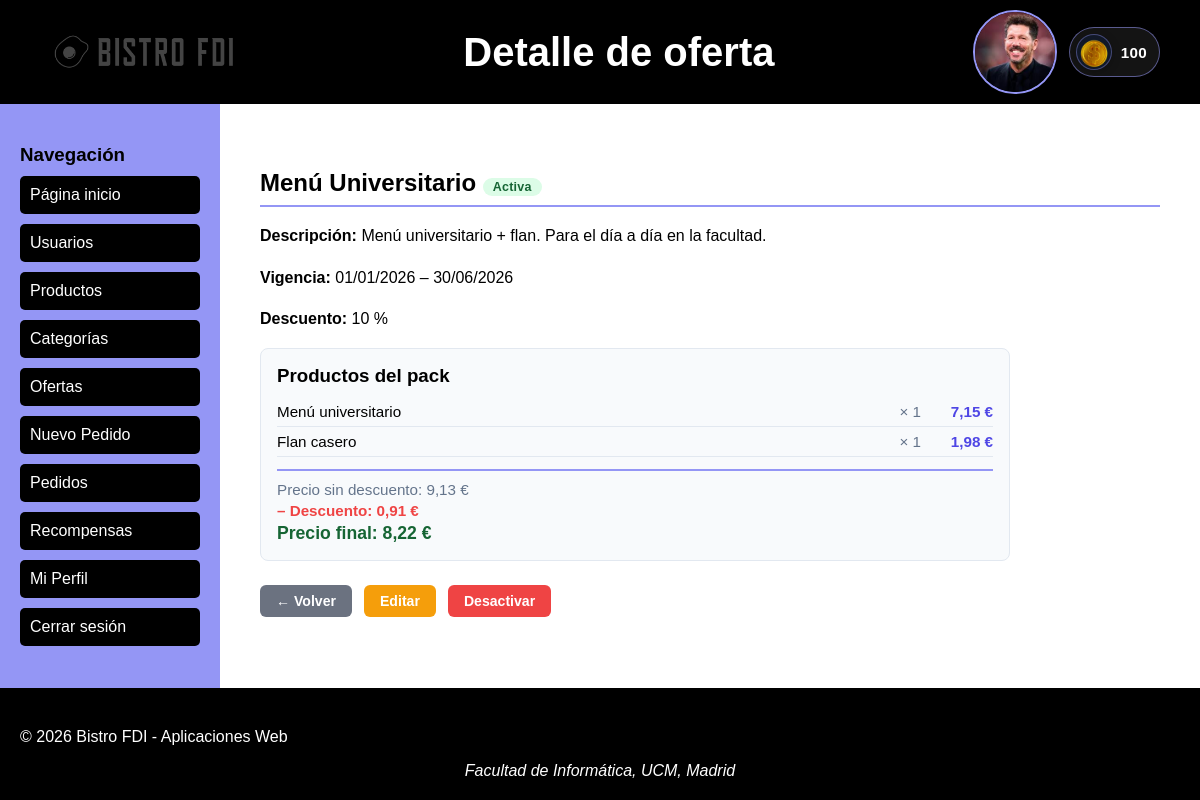
Page /includes/vistas/ofertas/ofertasdetail.php?id=3 (signed in) on the committed database.
### tables this page shows
CREATE TABLE IF NOT EXISTS `Usuarios` (
  `id`             int(11)      NOT NULL AUTO_INCREMENT,
  `nombreUsuario`  varchar(50) NOT NULL,
  `email`          varchar(100) NOT NULL,
  `nombre`         varchar(100) NOT NULL,
  `apellidos`      varchar(150) NOT NULL,
  `password`       varchar(255) NOT NULL,
  `avatar`         varchar(255),
  `saldo_bistrocoins`int(11)    NOT NULL DEFAULT 0,
  `activo`         tinyint(1)   NOT NULL DEFAULT 1,
  `fecha_creacion` datetime     NOT NULL DEFAULT CURRENT_TIMESTAMP,
  PRIMARY KEY (`id`),
  UNIQUE KEY `uq_nombreUsuario` (`nombreUsuario`)
);

CREATE TABLE IF NOT EXISTS `Ofertas` (
  `id`          INT           NOT NULL AUTO_INCREMENT,
  `nombre`      VARCHAR(150)  NOT NULL,
  `descripcion` TEXT          NOT NULL,
  `inicio`      DATE          NOT NULL,
  `fin`         DATE          NOT NULL,
  `descuento`   DECIMAL(5,4)  NOT NULL,
  `activa`      TINYINT(1)    NOT NULL DEFAULT 1,
  PRIMARY KEY (`id`)
);

CREATE TABLE IF NOT EXISTS `OfertaProducto` (
  `id`          INT  NOT NULL AUTO_INCREMENT,
  `oferta_id`   INT  NOT NULL,
  `producto_id` INT  NOT NULL,
  `cantidad`    INT  NOT NULL DEFAULT 1,
  PRIMARY KEY (`id`),
  KEY `fk_op_oferta`   (`oferta_id`),
  KEY `fk_op_producto` (`producto_id`)
);

CREATE TABLE IF NOT EXISTS `Productos` (
  `id`           int(11)       NOT NULL AUTO_INCREMENT,
  `nombre`       varchar(150) NOT NULL,
  `descripcion`  text NOT NULL,
  `categoria_id` int(11)       NOT NULL,
  `precio_base`  decimal(10,2) NOT NULL,
  `iva`          int(11)       NOT NULL,
  `disponible`   tinyint(1)    NOT NULL DEFAULT 1,
  `ofertado`     tinyint(1)    NOT NULL DEFAULT 0,
  `activo`       tinyint(1)    NOT NULL DEFAULT 1,
  PRIMARY KEY (`id`),
  KEY `fk_producto_categoria` (`categoria_id`)
);

### includes/Oferta/OfertaDB.php (called while the page is built, shortened)
<?php
class OfertaDB
{
    private static function filaAOferta(array $fila): Oferta
    {
        return new Oferta(
            $fila['nombre'],
            $fila['descripcion'],
            new DateTime($fila['inicio']),
            new DateTime($fila['fin']),
            floatval($fila['descuento']),
            intval($fila['id']),
            (bool) $fila['activa']
        );
    }
    public static function buscarPorId(int $id): ?Oferta
    {
        $conexion = Aplicacion::getInstance()->getConexionBd();
        $query = $conexion->prepare("SELECT * FROM Ofertas WHERE id=?");
        $query->bind_param('i', $id);
        $query->execute();
        $resultado = $query->get_result();
        $fila = $resultado->fetch_assoc();
        return self::filaAOferta($fila);
    }
    public static function listarLineasDeOferta(int $ofertaId): array
    {
        $conexion = Aplicacion::getInstance()->getConexionBd();
        $query = $conexion->prepare("SELECT * FROM OfertaProducto WHERE oferta_id=?");
        $query->bind_param('i', $ofertaId);
        $query->execute();
        $resultado = $query->get_result();
        $lineas = [];
        while ($fila = $resultado->fetch_assoc()) {
            $lineas[] = new OfertaProducto(
                intval($fila['oferta_id']),
                intval($fila['producto_id']),
                intval($fila['cantidad']),
                intval($fila['id'])
            );
        }
        return $lineas;
    }
}

### includes/Oferta/OfertaService.php (called while the page is built, shortened)
<?php
class OfertaService
{
    public static function buscarPorId(int $id): ?Oferta
    {
        return OfertaDB::buscarPorId($id);
    }
    public static function listarLineasDeOferta(int $ofertaId): array
    {
        return OfertaDB::listarLineasDeOferta($ofertaId);
    }
}

### includes/config.php (called while the page is built, shortened)
<?php
require_once __DIR__ . '/Aplicacion.php';
spl_autoload_register(function ($class) {
  $prefix = 'es\\ucm\\fdi\\aw\\';
  $base_dir = __DIR__ . '/';
  $len = strlen($prefix);
  $relative_class = substr($class, $len);
  $file = $base_dir . str_replace('\\', '/', $relative_class) . '.php';
});

### includes/Oferta/Oferta.php (called while the page is built, shortened)
<?php
class Oferta
{
    private ?int $id;
    private DateTime $inicio;
    private DateTime $fin;
    private float $descuento;
    private bool $activa;
    public function __construct(string $nombre, string $descripcion, DateTime $inicio, DateTime $fin, float $descuento, ?int $id = null, bool $activa = true)
    {
        $this->id = $id;
        $this->inicio = $inicio;
        $this->fin = $fin;
        $this->descuento = $descuento;
        $this->activa = $activa;
    }
    public function getId(): ?int
    {
        return $this->id;
    }
    public function getInicio(): DateTime
    {
        return $this->inicio;
    }
    public function getFin(): DateTime
    {
        return $this->fin;
    }
    public function getDescuento(): float
    {
        return $this->descuento;
    }
    public function isActiva(): bool
    {
        return $this->activa;
    }
}

### includes/Producto/ProductoDB.php (called while the page is built, shortened)
<?php
class ProductoDB
{
  private static function filaAProducto(array $fila): Producto
  {
    return new Producto(
      $fila['nombre'],
      $fila['descripcion'],
      intval($fila['categoria_id']),
      floatval($fila['precio_base']),
      intval($fila['iva']),
      (bool) $fila['disponible'],
      (bool) $fila['ofertado'],
      (bool) $fila['activo'],
      intval($fila['id'])
    );
  }
  public static function buscarPorId(int $id): ?Producto
  {
    $conexion = Aplicacion::getInstance()->getConexionBd();
    $query = $conexion->prepare("SELECT * FROM Productos WHERE id=?");
    $query->bind_param("i", $id);
    $query->execute();
    $resultado = $query->get_result();
    $fila = $resultado->fetch_assoc();
    return $fila ? self::filaAProducto($fila) : null;
  }
}

### includes/Producto/ProductoService.php (called while the page is built, shortened)
<?php
class ProductoService
{
  public static function buscarPorId($id): ?Producto
  {
    return ProductoDB::buscarPorId($id);
  }
}

### includes/Producto/Producto.php (called while the page is built, shortened)
<?php
class Producto
{
  private string $nombre;
  private float $precioBase;
  private int $iva;
  public function __construct(string $nombre, string $descripcion, int $categoriaId, float $precioBase, int $iva, bool $disponible, bool $ofertado, bool $activo, ?int $id = null)
  {
    $this->nombre = $nombre;
    $this->precioBase = $precioBase;
    $this->iva = $iva;
  }
  public function getNombre(): string
  {
    return $this->nombre;
  }
  public function getPrecioFinal(): float
  {
    return $this->precioBase * (1 + $this->iva / 100);
  }
}

### includes/Oferta/OfertaProducto.php (called while the page is built, shortened)
<?php
class OfertaProducto
{
    private int $cantidad;
    public function __construct(int $ofertaId, int $productoId, int $cantidad, ?int $id = null)
    {
        $this->cantidad = $cantidad;
    }
    public function getCantidad(): int
    {
        return $this->cantidad;
    }
}

### includes/Aplicacion.php (called while the page is built, shortened)
<?php
class Aplicacion
{
  public static function esGerente(): bool
  {
    return isset($_SESSION['rolId']) && $_SESSION['rolId'] === self::ROL_GERENTE;
  }
}

### includes/Usuario/UsuarioDB.php (called while the page is built, shortened)
<?php
class UsuarioDB
{
  public static function buscarPorNombre($nombreUsuario)
  {
    $conn = Aplicacion::getInstance()->getConexionBd();
    $query = $conn->prepare("SELECT * FROM Usuarios U WHERE U.nombreUsuario=?");
    $query->bind_param("s", $nombreUsuario);
    $query->execute();
    $rs = $query->get_result();
    $fila = $rs->fetch_assoc();
    if ($fila) {
      Rol::cargarRol($fila['id']);
      $user = new Usuario($fila['nombreUsuario'], $fila['password'], $fila['nombre'], $fila['apellidos'], $fila['email'], $fila['avatar'], $fila['saldo_bistrocoins'], $fila['id']);
      return $user;
    }
    return null;
  }
}

### includes/Usuario/Rol.php (called while the page is built, shortened)
<?php
class Rol
{
  public static function cargarRol($idUsuario)
  {
    $conn = Aplicacion::getInstance()->getConexionBd();
    $query = $conn->prepare("SELECT Roles.id, Roles.nombre FROM Roles INNER JOIN RolesUsuario ON Roles.id = RolesUsuario.rol WHERE RolesUsuario.usuario=?");
    $query->bind_param("i", $idUsuario);
    $query->execute();
    $rs = $query->get_result();
    if ($rs) {
      $rsRol = $rs->fetch_assoc();
      if ($rsRol != null) {
        $rol = new Rol(intval($rsRol['id']), $rsRol['nombre']);
        return $rol;
      }
    } else {
      error_log("Error BD ({$conn->errno}): {$conn->error}");
    }
    return null;
  }
}

### includes/Usuario/Usuario.php (called while the page is built, shortened)
<?php
class Usuario
{
  private $saldo_bistrocoins;
  public function __construct($nombreUsuario, $password, $nombre, $apellidos, $email, $avatar, $saldo_bistrocoins = null, $id = null)
  {
    $this->saldo_bistrocoins = $saldo_bistrocoins;
  }
  public function getSaldoBistrocoins()
  {
    return $this->saldo_bistrocoins;
  }
}

### includes/vistas/ofertas/ofertasdetail.php (the view, shortened to what this page needs)
<?php
require_once dirname(__DIR__, 3) . '/includes/config.php';
$esGerente = Aplicacion::esGerente();
$oferta = null;
if (isset($_GET['id'])) {
    $oferta = OfertaService::buscarPorId(intval($_GET['id']));
}
$listaUrl = RUTA_VISTAS . '/ofertas/ofertaslist.php';
$modoEdicion = ($esGerente && (isset($_GET['editar']) || isset($_POST['formId']) || !$oferta));
if ($modoEdicion) {
    require_once RAIZ_APP . '/includes/vistas/ofertas/FormularioOferta.php';
    $form           = new FormularioOferta($oferta);
    $htmlContenido  = $form->gestiona();
    $tituloPagina   = $oferta ? 'Editar oferta' : 'Nueva oferta';
    $tituloHeader   = $tituloPagina;
    $btnToggleEdicion = '';
    if ($oferta) {
        $toggleLabel = $oferta->isActiva() ? 'Desactivar' : 'Reactivar';
        $toggleClass = $oferta->isActiva() ? 'btn btn-borrar' : 'btn btn-nuevo';
        $confirmMsg  = $oferta->isActiva() ? '¿Desactivar esta oferta?' : '¿Reactivar esta oferta?';
        $toggleUrl   = RUTA_VISTAS . '/ofertas/ofertasdetail.php?id=' . $oferta->getId();
        $btnToggleEdicion = <<<BTN
            <form method="POST" action="{$toggleUrl}" style="display:inline"
                  onsubmit="return confirm('{$confirmMsg}')">
                <input type="hidden" name="accion" value="toggleActiva">
                <button type="submit" class="{$toggleClass}">{$toggleLabel}</button>
            </form>
        BTN;
    }
    $contenidoPrincipal = <<<EOS
        <section id="contenido">
            <h2>{$tituloPagina}</h2>
            {$htmlContenido}
            <div class="acciones-pagina">
                <a href="{$listaUrl}" class="btn btn-volver">← Volver a la lista</a>
                {$btnToggleEdicion}
            </div>
        </section>
    EOS;
} else {
    $nombre      = htmlspecialchars($oferta->getNombre());
    $descripcion = htmlspecialchars($oferta->getDescripcion());
    $inicio      = $oferta->getInicio()->format('d/m/Y');
    $fin         = $oferta->getFin()->format('d/m/Y');
    $pct         = number_format($oferta->getDescuento() * 100, 0, ',', '.') . ' %';
    $hoy = new DateTime();
    if (!$oferta->isActiva()) {
        $badge = '<span class="badge badge-caducada">Inactiva</span>';
    } elseif ($oferta->getInicio() > $hoy) {
        $badge = '<span class="badge badge-futura">Próxima</span>';
    } elseif ($oferta->getFin() < $hoy) {
        $badge = '<span class="badge badge-caducada">Caducada</span>';
    } else {
        $badge = '<span class="badge badge-activa">Activa</span>';
    }
    $lineas     = OfertaService::listarLineasDeOferta($oferta->getId());
    $htmlLineas = '';
    $precioSin  = 0.0;
    foreach ($lineas as $linea) {
        $prod = ProductoService::buscarPorId($linea->getProductoId());
        $nomProd     = htmlspecialchars($prod->getNombre());
        $cant        = $linea->getCantidad();
        $precioUni   = $prod->getPrecioFinal();
        $subtotal    = $precioUni * $cant;
        $precioSin  += $subtotal;
        $subtotalF  = number_format($subtotal, 2, ',', '.') . ' €';
        $htmlLineas .= <<<LINEA
            <div class="pack-linea">
                <span class="pack-producto">{$nomProd}</span>
                <span class="pack-cant">× {$cant}</span>
                <span class="pack-precio">{$subtotalF}</span>
            </div>
        LINEA;
    }
    $descuentoEuros = round($precioSin * $oferta->getDescuento(), 2);
    $precioFinal    = max(0.0, $precioSin - $descuentoEuros);
    $precioSinF     = number_format($precioSin, 2, ',', '.') . ' €';
    $descuentoF     = number_format($descuentoEuros, 2, ',', '.') . ' €';
    $precioFinalF   = number_format($precioFinal, 2, ',', '.') . ' €';
    $botonesGerente = '';
    if ($esGerente) {
        $editarUrl = RUTA_VISTAS . '/ofertas/ofertasdetail.php?id=' . $oferta->getId() . '&editar=1';
        $toggleLabel = $oferta->isActiva() ? 'Desactivar' : 'Reactivar';
        $toggleClass = $oferta->isActiva() ? 'btn btn-borrar' : 'btn btn-nuevo';
        $confirmMsg  = $oferta->isActiva()
            ? '¿Desactivar esta oferta?'
            : '¿Reactivar esta oferta?';
        $botonesGerente = <<<BTN
            <a href="{$editarUrl}" class="btn btn-editar">Editar</a>
            <form method="POST" action="" style="display:inline"
                  onsubmit="return confirm('{$confirmMsg}')">
                <input type="hidden" name="accion" value="toggleActiva">
                <button type="submit" class="btn {$toggleClass}">{$toggleLabel}</button>
            </form>
        BTN;
    }
    $tituloHeader = 'Detalle de oferta';
    $contenidoPrincipal = <<<EOS
        <section id="contenido">
            <h2>{$nombre} {$badge}</h2>
            <div class="detalle-oferta">
                <p><strong>Descripción:</strong> {$descripcion}</p>
                <p><strong>Vigencia:</strong> {$inicio} – {$fin}</p>
                <p><strong>Descuento:</strong> {$pct}</p>
                <div class="oferta-pack">
                    <h3>Productos del pack</h3>
                    {$htmlLineas}
                    <div class="oferta-resumen-precio">
                        <span class="precio-sin">Precio sin descuento: {$precioSinF}</span>
                        <span class="descuento">– Descuento: {$descuentoF}</span>
                        <span class="precio-con">Precio final: {$precioFinalF}</span>
                    </div>
                </div>
            </div>
            <div class="acciones-pagina">
                <a href="{$listaUrl}" class="btn btn-volver">← Volver</a>
                {$botonesGerente}
            </div>
        </section>
    EOS;
}
require(RAIZ_APP . '/includes/vistas/common/plantilla.php');

### includes/vistas/common/header.php (shortened to what this page needs)
<?php
$saldoCliente = null;
if (
    Aplicacion::estaLogueado()
    && !empty($_SESSION['nombreUsuario'])
) {
    $usuarioActual = UsuarioDB::buscarPorNombre($_SESSION['nombreUsuario']);
    if ($usuarioActual) {
        $saldoCliente = (int) $usuarioActual->getSaldoBistrocoins();
    }
}
?>
<header>
    <img src="<?php echo RUTA_IMGS; ?>/logo2.png" alt="Logo de Bistro FDI">
    <h1><?= $tituloHeader ?></h1>
    <div class="saludo">
        <?php if (isset($_SESSION['login']) && $_SESSION['login'] === true): ?>
            <img src="<?= RUTA_APP . htmlspecialchars($_SESSION['avatar']) ?>" width="80" height="80" alt="Avatar">
            <?php if ($saldoCliente !== null): ?>
                <div class="saldo-cliente" title="Saldo actual en BistroCoins">
                    <span class="moneda-bistro" aria-hidden="true">
                        <img src="<?= RUTA_IMGS . '/bistroCoins.png' ?>" alt="BistroCoins">
                    </span>
                    <span class="saldo-valor"><?= number_format($saldoCliente, 0, ',', '.') ?></span>
                </div>
            <?php endif; ?>
        <?php else: ?>
            Usuario desconocido. Inicia sesión para acceder a las funcionalidades.
        <?php endif; ?>
    </div>
</header>

### rows in the picture
usuarios: saldo_bistrocoins "100"
ofertas: descuento "10 %", descuento "0,91 €", descuento "8,22 €", activa "Desactivar"
ofertaproducto: producto.nombre "Menú universitario", cantidad "1", subtotalF "7,15 €"
ofertaproducto: producto.nombre "Flan casero", cantidad "1", subtotalF "1,98 €"

### other values in the picture
$tituloHeader "Detalle de oferta"
$nombre "Menú Universitario"
$descripcion "Menú universitario + flan. Para el día a día en la facultad."
$inicio "01/01/2026"
$fin "30/06/2026"
$precioSinF "9,13 €"
